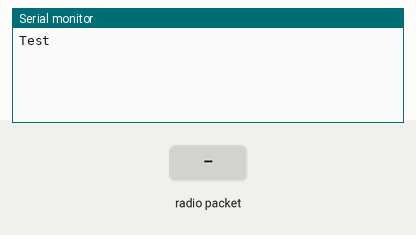
Recording of a sketch running on a simulated Arduino Uno, built with avr-gcc and run on an emulated ATmega328P. On the bench: the last lines printed to the serial monitor. Inputs (shaded band) come from the test bench. No radio packets arrive unless stated.

Above: at 1.2 s.
1.3 s: radio packet "1" arrives
At 1.9 s:
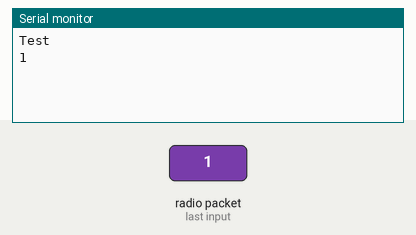
2.8 s: radio packet "0" arrives
At 3.3 s:
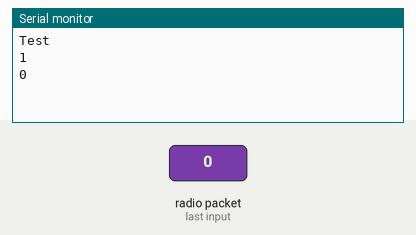
4.3 s: radio packet "2" arrives
At 4.7 s:
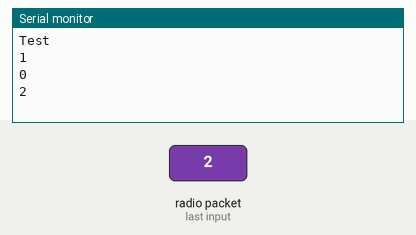

The sketch:

TransmitterMega_ver2.ino.ino
```cpp
#include <DallasTemperature.h>
#include <OneWire.h>


/*
* Getting Started example sketch for nRF24L01+ radios
* This is a very basic example of how to send data from one node to another
* Updated: Dec 2014 by TMRh20
*/
#include <SPI.h>
#include "RF24.h"
#include <string.h>
#include <stdlib.h>
#include<stdio.h>

/****************** User Config ***************************/
/***      Set this radio as radio number 0 or 1         ***/
bool radioNumber = 0;
// Data wire is plugged into pin 2 on the Arduino
#define ONE_WIRE_BUS 9


// Setup a oneWire instance to communicate with any OneWire devices
// (not just Maxim/Dallas temperature ICs)
OneWire oneWire(ONE_WIRE_BUS);

// Pass our oneWire reference to Dallas Temperature.
DallasTemperature sensors(&oneWire);

/* Hardware configuration: Set up nRF24L01 radio on SPI bus plus pins 7 & 8 */
RF24 radio(7,8);
/**********************************************************/

byte addresses[][6] = {"00003","00001"};

// Used to control whether this node is sending or receiving
bool role = 1;

void setup() {
  Serial.begin(115200);
  //Serial.println("Dallas Temperature IC Control Library Demo");

  // Start up the library
  //sensors.begin();
  // Serial.println(F("RF24/examples/GettingStarted"));
  // Serial.println(F("*** PRESS 'T' to begin transmitting to the other node"));

  radio.begin();
  radio.setDataRate(RF24_250KBPS);
  radio.setChannel(108);

  // Set the PA Level low to prevent power supply related issues since this is a
 // getting_started sketch, and the likelihood of close proximity of the devices. RF24_PA_MAX is default.
  radio.setPALevel(RF24_PA_HIGH);

  // Open a writing and reading pipe on each radio, with opposite addresses
  if(radioNumber){
    radio.openWritingPipe(addresses[1]);
    radio.openReadingPipe(1,addresses[0]);
  }else{
    radio.openWritingPipe(addresses[0]);
    Serial.println(F("Test"));
    radio.openReadingPipe(1,addresses[1]);
  }

  // Start the radio listening for data
  radio.startListening();
}

void loop() {
  float Temperature=1;


/****************** Ping Out Role ***************************/
if (role == 1)  {

     // call sensors.requestTemperatures() to issue a global temperature
  // request to all devices on the bus
 // Serial.print(" Requesting temperatures...");
 // sensors.requestTemperatures(); // Send the command to get temperatures
  //Serial.println("DONE");
   // Temperature=  sensors.getTempCByIndex(0);

  //Serial.print("Temperature is: ");
 // Serial.print(Temperature); // Why "byIndex"?
    // You can have more than one IC on the same bus.
    // 0 refers to the first IC on the wire


    //delay(1000);

    //radio.stopListening();                                    // First, stop listening so we can talk.


    //Serial.println(F("Now sending"));

    //const char text[40] = "Hello GiNberry";
    char dest_txt[10];
    String dest_text=String(Temperature,2);

    //unsigned long start_time = micros();

    //Take the time, and send it.  This will block until complete

    radio.startListening();                                    // Now, continue listening


    // Set up a variable to indicate if a response was received or not
    if (radio.available()){
                     while(radio.available()){
                    radio.read( &dest_txt, sizeof(dest_txt) );
                          }
     radio.stopListening();
     radio.write( &dest_txt, sizeof(dest_txt) );
     Serial.println(dest_txt);
     // Now, resume listening so we catch the next packets.
     delay(50);
    }


    // Try again 1s later
    delay(50);
  }


/****************** Pong Back Role ***************************/

 // if ( role == 0 )
  // {
    // unsigned long got_time;

   //  if( radio.available()){
                                                                    // Variable for the received timestamp
      // while (radio.available()) {                                   // While there is data ready
        // radio.read( &got_time, sizeof(unsigned long) );             // Get the payload
      // }

      // radio.stopListening();                                        // First, stop listening so we can talk
      // radio.write( &got_time, sizeof(unsigned long) );              // Send the final one back.
      // radio.startListening();                                       // Now, resume listening so we catch the next packets.
      // Serial.print(F("Sent response "));
      // Serial.println(got_time);
   // }
 // }


/****************** Change Roles via Serial Commands ***************************/

//if ( Serial.available() )
  // {
    // char c = toupper(Serial.read());
    // if ( c == 'T' && role == 0 ){
      //Serial.println(F("*** CHANGING TO TRANSMIT ROLE -- PRESS 'R' TO SWITCH BACK"));
      //role = 1;                  // Become the primary transmitter (ping out)

   // }else
    // if ( c == 'R' && role == 1 ){
      // Serial.println(F("*** CHANGING TO RECEIVE ROLE -- PRESS 'T' TO SWITCH BACK"));
       // role = 0;                // Become the primary receiver (pong back)
       // radio.startListening();

    //}
  // }


} // Loop
```

Measured:
- after the input at 1.3 s, the serial monitor: prints a new line at once (image 1)
- after the input at 2.8 s, the serial monitor: prints a new line at once (image 2)
- after the input at 4.3 s, the serial monitor: prints a new line at once (image 3)
